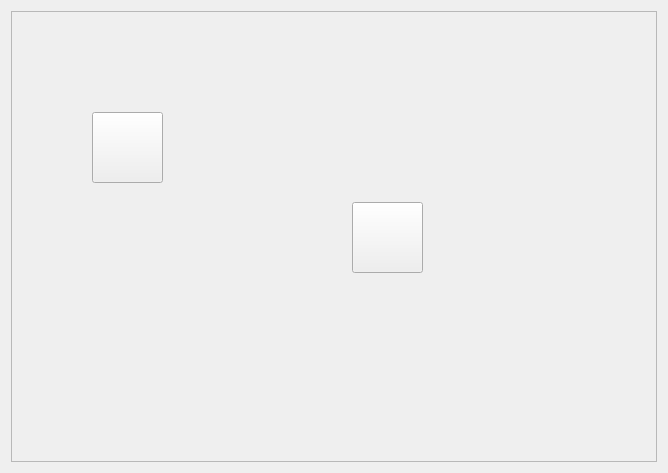
<?xml version="1.0" encoding="UTF-8"?>
<ui version="4.0">
 <class>Tab3ControlPannel</class>
 <widget class="QWidget" name="Tab3ControlPannel">
  <property name="geometry">
   <rect>
    <x>0</x>
    <y>0</y>
    <width>668</width>
    <height>473</height>
   </rect>
  </property>
  <property name="windowTitle">
   <string>Form</string>
  </property>
  <property name="autoFillBackground">
   <bool>false</bool>
  </property>
  <layout class="QVBoxLayout" name="verticalLayout">
   <item>
    <widget class="QScrollArea" name="scrollArea">
     <property name="autoFillBackground">
      <bool>false</bool>
     </property>
     <property name="widgetResizable">
      <bool>true</bool>
     </property>
     <widget class="QWidget" name="scrollAreaWidgetContents">
      <property name="geometry">
       <rect>
        <x>0</x>
        <y>0</y>
        <width>648</width>
        <height>453</height>
       </rect>
      </property>
      <layout class="QFormLayout" name="formLayout_2">
       <item row="0" column="0">
        <widget class="QLabel" name="label">
         <property name="autoFillBackground">
          <bool>false</bool>
         </property>
         <property name="text">
          <string/>
         </property>
         <property name="pixmap">
          <pixmap resource="AiotClient.qrc">:/image/Image/room1.png</pixmap>
         </property>
        </widget>
       </item>
      </layout>
      <widget class="QPushButton" name="pPBLamp">
       <property name="geometry">
        <rect>
         <x>80</x>
         <y>100</y>
         <width>71</width>
         <height>71</height>
        </rect>
       </property>
       <property name="text">
        <string/>
       </property>
       <property name="icon">
        <iconset resource="AiotClient.qrc">
         <normaloff>:/image/Image/light_off.png</normaloff>
         <normalon>:/image/Image/light_on.png</normalon>:/image/Image/light_off.png</iconset>
       </property>
       <property name="iconSize">
        <size>
         <width>64</width>
         <height>64</height>
        </size>
       </property>
       <property name="checkable">
        <bool>true</bool>
       </property>
      </widget>
      <widget class="QPushButton" name="pPBPlug">
       <property name="geometry">
        <rect>
         <x>340</x>
         <y>190</y>
         <width>71</width>
         <height>71</height>
        </rect>
       </property>
       <property name="text">
        <string/>
       </property>
       <property name="icon">
        <iconset resource="AiotClient.qrc">
         <normaloff>:/image/Image/plug_off.png</normaloff>
         <normalon>:/image/Image/plug_on.png</normalon>:/image/Image/plug_off.png</iconset>
       </property>
       <property name="iconSize">
        <size>
         <width>64</width>
         <height>64</height>
        </size>
       </property>
       <property name="checkable">
        <bool>true</bool>
       </property>
      </widget>
      <zorder>label</zorder>
      <zorder>pPBLamp</zorder>
      <zorder>pPBPlug</zorder>
     </widget>
    </widget>
   </item>
  </layout>
 </widget>
 <resources>
  <include location="AiotClient.qrc"/>
 </resources>
 <connections/>
</ui>
